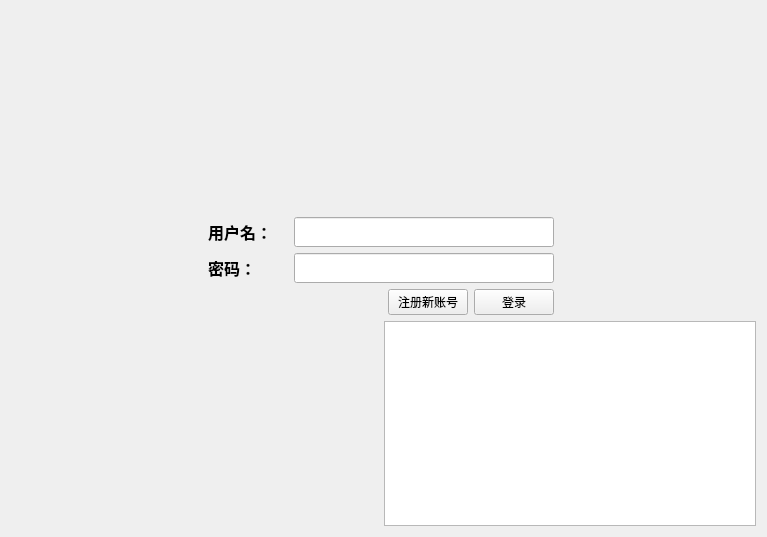
<?xml version="1.0" encoding="UTF-8"?>
<ui version="4.0">
 <class>Sql</class>
 <widget class="QWidget" name="Sql">
  <property name="geometry">
   <rect>
    <x>0</x>
    <y>0</y>
    <width>767</width>
    <height>537</height>
   </rect>
  </property>
  <property name="windowTitle">
   <string>用户登录</string>
  </property>
  <layout class="QGridLayout" name="gridLayout_3">
   <item row="0" column="1">
    <spacer name="verticalSpacer">
     <property name="orientation">
      <enum>Qt::Vertical</enum>
     </property>
     <property name="sizeHint" stdset="0">
      <size>
       <width>20</width>
       <height>111</height>
      </size>
     </property>
    </spacer>
   </item>
   <item row="1" column="0">
    <spacer name="horizontalSpacer">
     <property name="orientation">
      <enum>Qt::Horizontal</enum>
     </property>
     <property name="sizeHint" stdset="0">
      <size>
       <width>68</width>
       <height>20</height>
      </size>
     </property>
    </spacer>
   </item>
   <item row="1" column="1" colspan="2">
    <layout class="QGridLayout" name="gridLayout_2">
     <item row="0" column="0" colspan="3">
      <layout class="QGridLayout" name="gridLayout">
       <item row="0" column="0">
        <widget class="QLabel" name="label">
         <property name="minimumSize">
          <size>
           <width>80</width>
           <height>0</height>
          </size>
         </property>
         <property name="maximumSize">
          <size>
           <width>80</width>
           <height>16777215</height>
          </size>
         </property>
         <property name="font">
          <font>
           <family>Aharoni</family>
           <pointsize>12</pointsize>
           <weight>75</weight>
           <bold>true</bold>
          </font>
         </property>
         <property name="text">
          <string>用户名：</string>
         </property>
        </widget>
       </item>
       <item row="0" column="1">
        <widget class="QLineEdit" name="lineEdit">
         <property name="minimumSize">
          <size>
           <width>260</width>
           <height>30</height>
          </size>
         </property>
         <property name="maximumSize">
          <size>
           <width>260</width>
           <height>30</height>
          </size>
         </property>
        </widget>
       </item>
       <item row="1" column="0">
        <widget class="QLabel" name="password">
         <property name="minimumSize">
          <size>
           <width>60</width>
           <height>0</height>
          </size>
         </property>
         <property name="maximumSize">
          <size>
           <width>60</width>
           <height>16777215</height>
          </size>
         </property>
         <property name="font">
          <font>
           <family>Aharoni</family>
           <pointsize>12</pointsize>
           <weight>75</weight>
           <bold>true</bold>
          </font>
         </property>
         <property name="text">
          <string>密码：</string>
         </property>
        </widget>
       </item>
       <item row="1" column="1">
        <widget class="QLineEdit" name="passEdit">
         <property name="minimumSize">
          <size>
           <width>260</width>
           <height>30</height>
          </size>
         </property>
         <property name="maximumSize">
          <size>
           <width>260</width>
           <height>30</height>
          </size>
         </property>
        </widget>
       </item>
      </layout>
     </item>
     <item row="1" column="0">
      <spacer name="horizontalSpacer_4">
       <property name="orientation">
        <enum>Qt::Horizontal</enum>
       </property>
       <property name="sizeHint" stdset="0">
        <size>
         <width>167</width>
         <height>20</height>
        </size>
       </property>
      </spacer>
     </item>
     <item row="1" column="1">
      <widget class="QPushButton" name="pushButton_2">
       <property name="text">
        <string>注册新账号</string>
       </property>
      </widget>
     </item>
     <item row="1" column="2">
      <widget class="QPushButton" name="pushButton">
       <property name="text">
        <string>登录</string>
       </property>
      </widget>
     </item>
    </layout>
   </item>
   <item row="1" column="3">
    <spacer name="horizontalSpacer_2">
     <property name="orientation">
      <enum>Qt::Horizontal</enum>
     </property>
     <property name="sizeHint" stdset="0">
      <size>
       <width>134</width>
       <height>20</height>
      </size>
     </property>
    </spacer>
   </item>
   <item row="2" column="1">
    <spacer name="verticalSpacer_2">
     <property name="orientation">
      <enum>Qt::Vertical</enum>
     </property>
     <property name="sizeHint" stdset="0">
      <size>
       <width>20</width>
       <height>189</height>
      </size>
     </property>
    </spacer>
   </item>
   <item row="2" column="2" colspan="2">
    <widget class="QTableView" name="tableView"/>
   </item>
  </layout>
 </widget>
 <resources/>
 <connections/>
</ui>
